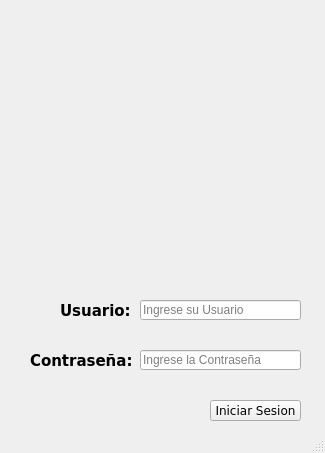
<?xml version="1.0" encoding="UTF-8"?>
<ui version="4.0">
 <class>Login</class>
 <widget class="QMainWindow" name="Login">
  <property name="windowModality">
   <enum>Qt::ApplicationModal</enum>
  </property>
  <property name="geometry">
   <rect>
    <x>0</x>
    <y>0</y>
    <width>325</width>
    <height>453</height>
   </rect>
  </property>
  <property name="windowTitle">
   <string>Inicio de Sesion</string>
  </property>
  <property name="windowIcon">
   <iconset>
    <normaloff>../images/image_Emp.ico</normaloff>../images/image_Emp.ico</iconset>
  </property>
  <widget class="QWidget" name="centralwidget">
   <widget class="QLabel" name="Imagen">
    <property name="geometry">
     <rect>
      <x>60</x>
      <y>20</y>
      <width>241</width>
      <height>241</height>
     </rect>
    </property>
    <property name="text">
     <string/>
    </property>
    <property name="pixmap">
     <pixmap>../images/aym_ico_user.ico</pixmap>
    </property>
   </widget>
   <widget class="QPushButton" name="btnInicioSesion">
    <property name="geometry">
     <rect>
      <x>210</x>
      <y>400</y>
      <width>91</width>
      <height>21</height>
     </rect>
    </property>
    <property name="font">
     <font>
      <family>Verdana</family>
      <pointsize>9</pointsize>
     </font>
    </property>
    <property name="cursor">
     <cursorShape>PointingHandCursor</cursorShape>
    </property>
    <property name="text">
     <string>Iniciar Sesion</string>
    </property>
   </widget>
   <widget class="QLabel" name="titleUsuario">
    <property name="geometry">
     <rect>
      <x>60</x>
      <y>300</y>
      <width>71</width>
      <height>21</height>
     </rect>
    </property>
    <property name="font">
     <font>
      <family>Verdana</family>
      <pointsize>11</pointsize>
      <weight>75</weight>
      <bold>true</bold>
     </font>
    </property>
    <property name="text">
     <string>Usuario:</string>
    </property>
   </widget>
   <widget class="QLabel" name="titleContrasena">
    <property name="geometry">
     <rect>
      <x>30</x>
      <y>350</y>
      <width>111</width>
      <height>21</height>
     </rect>
    </property>
    <property name="font">
     <font>
      <family>Verdana</family>
      <pointsize>11</pointsize>
      <weight>75</weight>
      <bold>true</bold>
     </font>
    </property>
    <property name="text">
     <string>Contraseña:</string>
    </property>
   </widget>
   <widget class="QLineEdit" name="Usuario">
    <property name="geometry">
     <rect>
      <x>140</x>
      <y>300</y>
      <width>161</width>
      <height>20</height>
     </rect>
    </property>
    <property name="placeholderText">
     <string>Ingrese su Usuario</string>
    </property>
   </widget>
   <widget class="QLineEdit" name="Contrasena">
    <property name="geometry">
     <rect>
      <x>140</x>
      <y>350</y>
      <width>161</width>
      <height>20</height>
     </rect>
    </property>
    <property name="echoMode">
     <enum>QLineEdit::Password</enum>
    </property>
    <property name="placeholderText">
     <string>Ingrese la Contraseña</string>
    </property>
   </widget>
  </widget>
  <widget class="QStatusBar" name="statusbar"/>
 </widget>
 <resources/>
 <connections/>
</ui>
